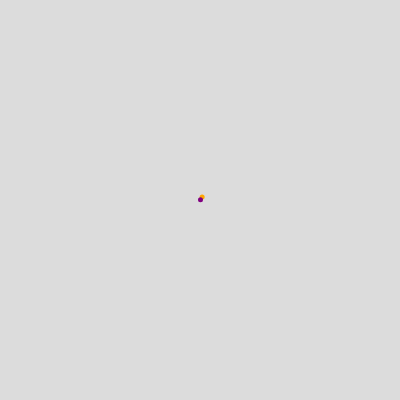
Frame 1 (no input)
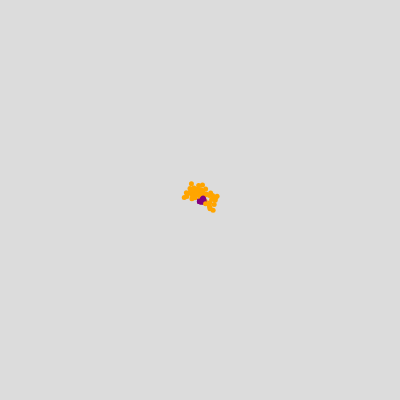
Frame 60 (no input)
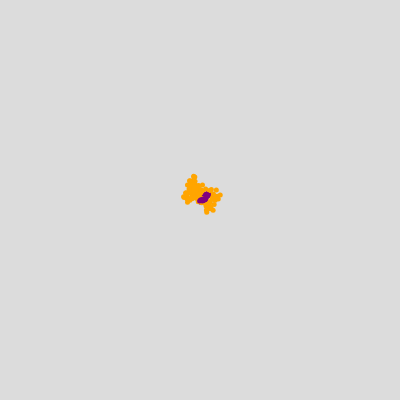
Frame 120 (the mouse pressed at the canvas centre since frame 60)

The p5.js sketch that drew these frames (run headless with seeded random() and noise() and a simulated clock; from frame 60 on, the mouse is pressed at the canvas centre):

// p5.js sketch
// ── sketch.js
var bug = {
  x: 0,
  y: 0,
  move: function() {
    this.x += random(-5, 5);
    this.y += random(-5, 5);
    fill("orange");
    ellipse(this.x, this.y, 5);
  }
}

var bug2 = {
  x: 0,
  y: 0,
  move: function() {
    this.x += random(-1, 1);
    this.y += random(-1, 1);
    fill("purple");
    ellipse(this.x, this.y, 5);
  }
}

function setup() {
  createCanvas(400, 400);
  background(220);
  noStroke();
  bug.x = height / 2;
  bug.y = width / 2;
  bug2.x = height / 2;
  bug2.y = width / 2;
}

function draw() {
  bug.move();
  bug2.move();
}
